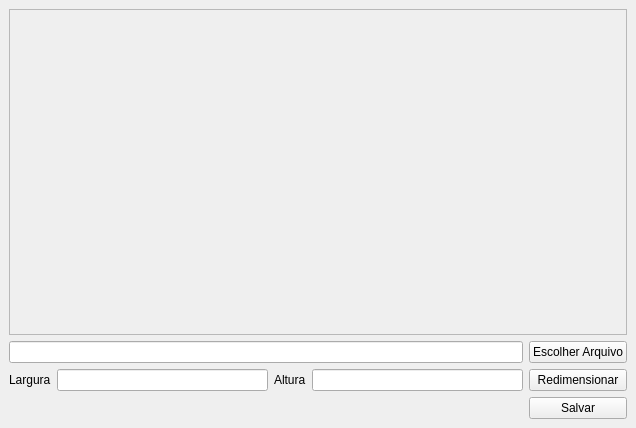
<?xml version="1.0" encoding="UTF-8"?>
<ui version="4.0">
 <class>MainWindow</class>
 <widget class="QMainWindow" name="MainWindow">
  <property name="geometry">
   <rect>
    <x>0</x>
    <y>0</y>
    <width>636</width>
    <height>428</height>
   </rect>
  </property>
  <property name="windowTitle">
   <string>Redimencionar Imagem</string>
  </property>
  <widget class="QWidget" name="centralwidget">
   <layout class="QGridLayout" name="gridLayout">
    <item row="2" column="4">
     <widget class="QPushButton" name="btnRedimencionar">
      <property name="styleSheet">
       <string notr="true">color: rgb(0, 0, 0);</string>
      </property>
      <property name="text">
       <string>Redimensionar</string>
      </property>
     </widget>
    </item>
    <item row="2" column="1">
     <widget class="QLineEdit" name="inputLargura"/>
    </item>
    <item row="2" column="3">
     <widget class="QLineEdit" name="InputAltura"/>
    </item>
    <item row="2" column="0">
     <widget class="QLabel" name="label_3">
      <property name="styleSheet">
       <string notr="true">color: rgb(0, 0, 0);</string>
      </property>
      <property name="text">
       <string>Largura</string>
      </property>
     </widget>
    </item>
    <item row="2" column="2">
     <widget class="QLabel" name="label_2">
      <property name="styleSheet">
       <string notr="true">color: rgb(0, 0, 0);</string>
      </property>
      <property name="text">
       <string>Altura</string>
      </property>
     </widget>
    </item>
    <item row="3" column="4">
     <widget class="QPushButton" name="btnSalvar">
      <property name="styleSheet">
       <string notr="true">color: rgb(0, 0, 0);</string>
      </property>
      <property name="text">
       <string>Salvar</string>
      </property>
     </widget>
    </item>
    <item row="0" column="0" colspan="5">
     <widget class="QScrollArea" name="scrollArea">
      <property name="widgetResizable">
       <bool>true</bool>
      </property>
      <widget class="QWidget" name="scrollAreaWidgetContents">
       <property name="geometry">
        <rect>
         <x>0</x>
         <y>0</y>
         <width>616</width>
         <height>307</height>
        </rect>
       </property>
       <layout class="QGridLayout" name="gridLayout_2">
        <item row="0" column="0">
         <widget class="QLabel" name="labelImage">
          <property name="text">
           <string/>
          </property>
         </widget>
        </item>
       </layout>
      </widget>
     </widget>
    </item>
    <item row="1" column="4">
     <widget class="QPushButton" name="btnEscolherArquivo">
      <property name="styleSheet">
       <string notr="true">color: rgb(0, 0, 0);</string>
      </property>
      <property name="text">
       <string>Escolher Arquivo</string>
      </property>
     </widget>
    </item>
    <item row="1" column="0" colspan="4">
     <widget class="QLineEdit" name="inputAbrirArquivo"/>
    </item>
   </layout>
  </widget>
 </widget>
 <resources/>
 <connections/>
</ui>
